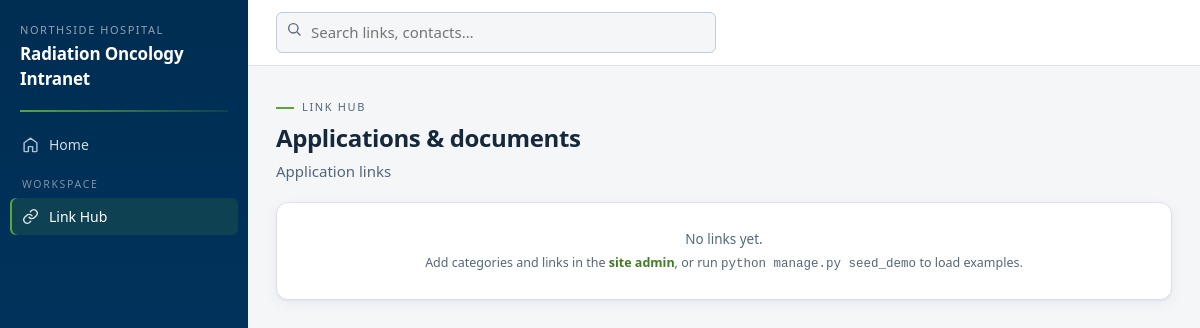
Page /links/ on the earlier database version.
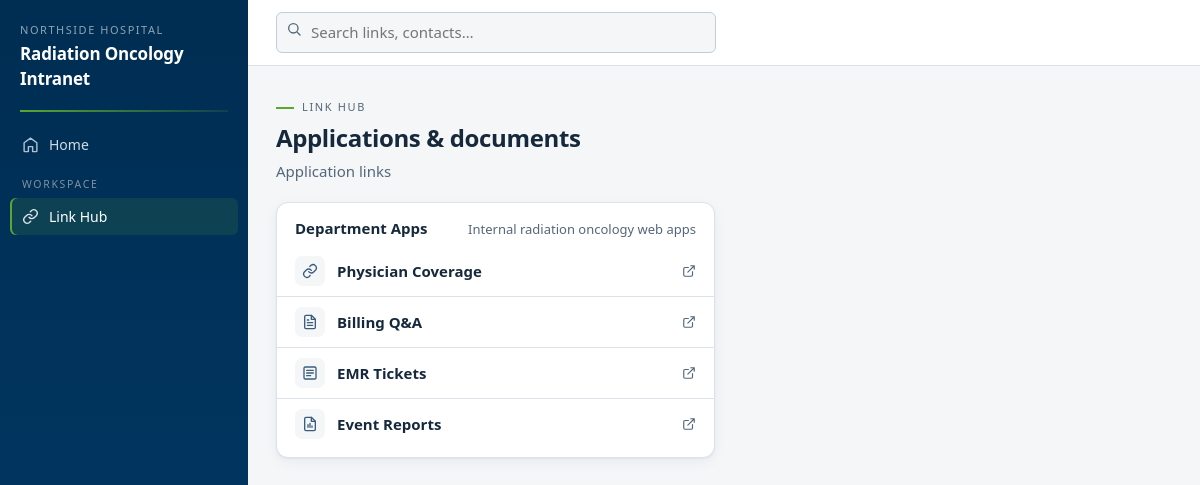
Same page on the later database version.
### apps/linkhub/models.py (models this page shows, shortened)
class LinkCategory(models.Model):
    name = models.CharField(max_length=100, unique=True)
    description = models.CharField(max_length=255, blank=True)
    order = models.PositiveIntegerField(default=100)
    class Meta:
        ordering = ["order", "name"]
        verbose_name_plural = "Link categories"

class Link(models.Model):
    category = models.ForeignKey(LinkCategory, on_delete=models.PROTECT, related_name="links")
    title = models.CharField(max_length=150)
    url = models.CharField(
        max_length=500,
        help_text="http(s) URL, or a UNC/file path like \\\\fileserver\\physics (shown with a copy button).",
    )
    description = models.CharField(max_length=255, blank=True)
    keywords = models.CharField(max_length=255, blank=True, help_text="Extra search terms, comma separated.")
    icon = models.CharField(max_length=40, blank=True, default="link",
                            help_text="Icon key from the built-in set (link, beam, database, document, citrix, folder, report, form).")
    pinned = models.BooleanField(default=False, help_text="Pinned links appear in Quick Links on the home page.")
    open_in_new_tab = models.BooleanField(default=True)
    is_active = models.BooleanField(default=True)
    order = models.PositiveIntegerField(default=100)
    updated_at = models.DateTimeField(auto_now=True)
    class Meta:
        ordering = ["category__order", "order", "title"]
    @property
    def is_unc_path(self) -> bool:
        return self.url.startswith("\\\\") or self.url.lower().startswith("file:")

### apps/linkhub/views.py (the view)
# urls.py: path("", views.link_hub, name="hub"),
@login_not_required  # Link Hub is public even when REQUIRE_LOGIN is on.
def link_hub(request):
    categories = LinkCategory.objects.prefetch_related(
        Prefetch("links", queryset=Link.objects.filter(is_active=True))
    )
    return render(request, "linkhub/hub.html", {"categories": categories})

### apps/core/context_processors.py (called while the page is built)
def site_context(request):
    features = registry.for_user(request.user)
    return {
        "SITE_NAME": settings.SITE_NAME,
        "ORG_NAME": settings.ORG_NAME,
        "nav_sections": registry.sections_for_user(request.user),
        "features": features,
        "feature_slugs": [f.slug for f in features],
    }

### apps/core/registry.py (called while the page is built)
    def visible_to(self, user) -> bool:
        if self.hidden:
            return False
        if not user.is_authenticated:
            if self.staff_only or self.required_group:
                return False
            if self.public:
                return True
            from django.conf import settings
            return not getattr(settings, "REQUIRE_LOGIN", True)
        if self.staff_only and not user.is_staff:
            return False
        if self.required_group and not user.is_superuser:
            return user.groups.filter(name=self.required_group).exists()
        return True

    def for_user(self, user) -> list[Feature]:
        feats = [f for f in self._features.values() if f.visible_to(user)]
        return sorted(feats, key=lambda f: (f.order, f.title))

    def sections_for_user(self, user) -> list[tuple[str, list[Feature]]]:
        grouped: dict[str, list[Feature]] = {}
        for f in self.for_user(user):
            grouped.setdefault(f.section, []).append(f)
        return list(grouped.items())

### templates/linkhub/hub.html (shortened to what this page needs)
{% extends "base.html" %}
{% block content %}
<div class="page-head">
  <div class="eyebrow">Link hub</div>
  <h1>Applications &amp; documents</h1>
  <p class="sub">Application links</p>
</div>
{% if categories %}
<div class="grid cols-2">
  {% for cat in categories %}
    {% if cat.links.all %}
    <div class="card">
      <div class="card-head">
        <h2>{{ cat.name }}</h2>
        {% if cat.description %}<span class="more" style="color:var(--muted)">{{ cat.description }}</span>{% endif %}
      </div>
      <div class="card-body flush">
        {% for link in cat.links.all %}{% include "linkhub/_linkrow.html" %}{% endfor %}
      </div>
    </div>
    {% endif %}
  {% endfor %}
</div>
{% else %}
<div class="card"><div class="empty">No links yet.
  <div class="hint">Add categories and links in the <a href="{% url 'admin:linkhub_linkcategory_changelist' %}">site admin</a>, or run <span class="code">python manage.py seed_demo</span> to load examples.</div>
</div></div>
{% endif %}
{% endblock %}

### templates/base.html (shortened to what this page needs)
{% load static %}<!DOCTYPE html>
<html lang="en">
<head>
  <link rel="stylesheet" href="{% static 'css/app.css' %}">
</head>
<body {% block body_attrs %}{% endblock %}>
<div class="shell">
  <aside class="sidebar no-print">
    <a class="wordmark" href="{% url 'core:home' %}">
      <span class="org">{{ ORG_NAME }}</span>
      <span class="site">{{ SITE_NAME }}</span>
    </a>
    <hr class="beamline">
    <nav class="nav" aria-label="Main navigation">
      <a class="nav-link {% if request.resolver_match.view_name == 'core:home' %}active{% endif %}" href="{% url 'core:home' %}">
        <svg class="nav-icon"><use href="#icon-home"/></svg> Home
      </a>
      {% for section, feats in nav_sections %}
        <div class="nav-section">{{ section }}</div>
        {% for f in feats %}
          <a class="nav-link {% if request.resolver_match.view_name == f.url_name %}active{% endif %}" href="{% url f.url_name %}">
            <svg class="nav-icon"><use href="#icon-{{ f.icon }}"/></svg> {{ f.title }}
          </a>
        {% endfor %}
      {% endfor %}
    </nav>
  </aside>
  <div class="main">
    <header class="topbar no-print">
      <form class="search" action="{% url 'core:search' %}" method="get" role="search">
        <svg><use href="#icon-search"/></svg>
        <input type="search" name="q" value="{{ q|default:'' }}" placeholder="Search links, contacts…" aria-label="Search the intranet">
      </form>
    </header>
    <main class="content">
      {% block content %}{% endblock %}
    </main>
  </div>
</div>
</body>
</html>

### templates/linkhub/_linkrow.html (shortened to what this page needs)
<div class="linkrow">
  <div class="li-icon"><svg><use href="#icon-{{ link.icon|default:'link' }}"/></svg></div>
  <div class="li-main">
    {% if link.is_unc_path %}
      <span class="li-main"><strong>{{ link.title }}</strong></span>
      <div class="li-path">{{ link.url }}</div>
    {% else %}
      <a class="title" href="{{ link.url }}" {% if link.open_in_new_tab %}target="_blank" rel="noopener"{% endif %}>{{ link.title }}</a>
    {% endif %}
  </div>
  {% if link.is_unc_path %}
    <button class="copy-btn" type="button" data-copy="{{ link.url }}">Copy path</button>
  {% elif link.open_in_new_tab %}
    <svg style="width:14px;height:14px;color:var(--muted)"><use href="#icon-external"/></svg>
  {% endif %}
</div>

### static/css/app.css (style rules this page uses)
:root { --ink: #002d52; --ink-2: #013a68; --ink-soft: #3b5d7d; --paper: #f4f6f8; --card: #ffffff; --line: #dbe2e9; --line-strong: #c2cdd8; --text: #16293c; --muted: #54677a; --beam: #5aa732; --beam-soft: #e4f2da; --teal: #3f7d23; --teal-soft: #e2efd8; --clay: #b03a2e; --clay-soft: #f6e2df; --amber: #d99a2b; --amber-soft: #f6e7c8; --blue-soft: #e1ebf5; --radius: 8px; --radius-lg: 12px; --shadow: 0 1px 2px rgba(0, 45, 82, .06), 0 4px 14px rgba(0, 45, 82, .05); --font: "Segoe UI", "Segoe UI Variable Text", -apple-system, "Helvetica Neue", Arial, sans-serif; --mono: Consolas, "Cascadia Mono", "SF Mono", Menlo, monospace; --sidebar-w: 248px; }
* { box-sizing: border-box; }
html { height: 100%; }
body { margin: 0; min-height: 100%; font-family: var(--font); font-size: 15px; line-height: 1.5; color: var(--text); background: var(--paper); }
a { color: var(--teal); text-decoration: none; }
.shell { display: flex; min-height: 100vh; }
.sidebar { width: var(--sidebar-w); flex-shrink: 0; background: linear-gradient(180deg, var(--ink) 0%, var(--ink-2) 100%); color: #cfdae3; display: flex; flex-direction: column; position: sticky; top: 0; height: 100vh; overflow-y: auto; }
.wordmark { display: block; padding: 22px 20px 18px; color: #fff; text-decoration: none; }
.wordmark .org { display: block; font-size: 11px; letter-spacing: .14em; text-transform: uppercase; color: #8fa3b3; margin-bottom: 2px; }
.wordmark .site { font-size: 17px; font-weight: 650; letter-spacing: -.01em; }
.beamline { height: 2px; margin: 0 20px; background: linear-gradient(90deg, var(--beam) 0%, rgba(90, 167, 50, .15) 100%); border: 0; }
.nav { padding: 14px 10px 20px; flex: 1; }
.nav-section { font-size: 10.5px; letter-spacing: .16em; text-transform: uppercase; color: #7d92a3; padding: 14px 12px 6px; }
.nav a.nav-link { display: flex; align-items: center; gap: 10px; padding: 8px 12px; border-radius: 6px; color: #cfdae3; font-size: 14px; }
.nav a.nav-link.active { background: rgba(90, 167, 50, .14); color: #fff; box-shadow: inset 2px 0 0 var(--beam); }
.nav-icon { width: 17px; height: 17px; flex-shrink: 0; opacity: .85; }
.main { flex: 1; min-width: 0; display: flex; flex-direction: column; }
.topbar { display: flex; align-items: center; gap: 16px; padding: 12px 28px; background: var(--card); border-bottom: 1px solid var(--line); }
.topbar form.search { flex: 1; max-width: 460px; position: relative; }
.topbar input[type="search"] { width: 100%; padding: 8px 12px 8px 34px; border: 1px solid var(--line-strong); border-radius: 6px; font: inherit; background: var(--paper); }
.topbar .search svg { position: absolute; left: 10px; top: 9px; width: 16px; height: 16px; color: var(--muted); }
.content { padding: 26px 28px 48px; max-width: 1280px; width: 100%; }
.page-head { margin-bottom: 20px; }
.eyebrow { display: inline-flex; align-items: center; gap: 8px; font-size: 11px; letter-spacing: .15em; text-transform: uppercase; color: var(--muted); margin-bottom: 4px; }
.eyebrow::before { content: ""; width: 18px; height: 2px; background: var(--beam); }
.page-head h1 { margin: 0; font-size: 24px; font-weight: 650; letter-spacing: -.015em; }
.page-head .sub { color: var(--muted); margin-top: 4px; max-width: 70ch; }
.card { background: var(--card); border: 1px solid var(--line); border-radius: var(--radius-lg); box-shadow: var(--shadow); }
.card .card-head { display: flex; align-items: baseline; justify-content: space-between; gap: 12px; padding: 14px 18px 0; }
.card .card-head h2 { margin: 0; font-size: 15px; font-weight: 650; }
.card .card-head .more { font-size: 13px; white-space: nowrap; }
.card .card-body { padding: 14px 18px 18px; }
.card .card-body.flush { padding: 6px 0 8px; }
.grid { display: grid; gap: 18px; }
.grid.cols-2 { grid-template-columns: repeat(2, 1fr); }
.linkrow { display: flex; align-items: center; gap: 12px; padding: 10px 18px; }
.linkrow + .linkrow { border-top: 1px solid var(--line); }
.linkrow .li-icon { width: 30px; height: 30px; display: grid; place-items: center; border-radius: 7px; background: var(--paper); color: var(--ink-soft); flex-shrink: 0; }
.linkrow .li-icon svg { width: 16px; height: 16px; }
.linkrow .li-main { flex: 1; min-width: 0; }
.linkrow .li-main a.title { font-weight: 600; color: var(--text); }

Differences in the rows shown:
added LinkCategory: name "Department Apps", description "Internal radiation oncology web apps"
added Link: title "Physician Coverage", open_in_new_tab True (drawn)
added Link: title "Billing Q&A", open_in_new_tab True (drawn)
added Link: title "EMR Tickets", open_in_new_tab True (drawn)
added Link: title "Event Reports", open_in_new_tab True (drawn)
Other differences:
text no longer shown: "No links yet. Add categories and links in the site admin , or run python manage.py seed_demo to load examples."
